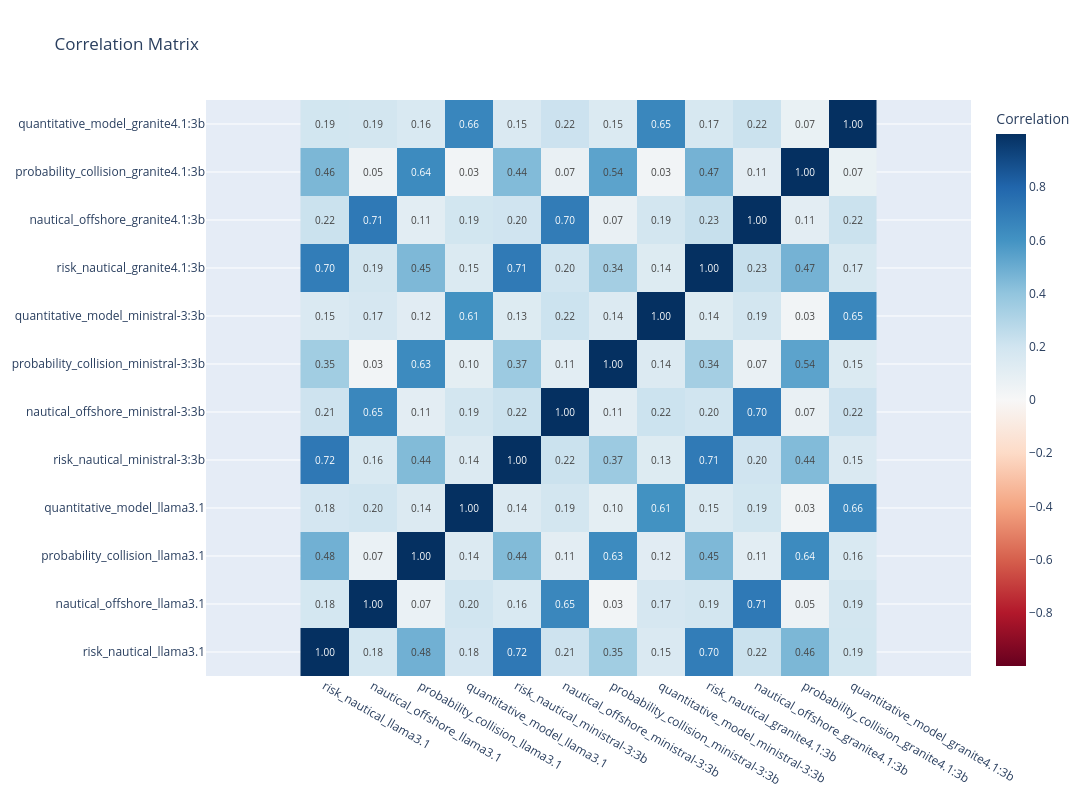

Notebook cell for this chart:
### Code cell
import plotly.graph_objects as go


def plot_correlation_matrix(corr_matrix, title="Correlation Matrix", zmid=0):
    """
    Plot a correlation matrix as a heatmap using Plotly.

    Parameters:
    - corr_matrix: pandas DataFrame or numpy array, the correlation matrix to plot
    - title: str, title of the plot (default: "Correlation Matrix")
    """
    # Create the figure
    fig = go.Figure(
        data=go.Heatmap(
            z=corr_matrix.values if hasattr(corr_matrix, "values") else corr_matrix,
            x=corr_matrix.columns
            if hasattr(corr_matrix, "columns")
            else np.arange(corr_matrix.shape[1]),
            y=corr_matrix.index
            if hasattr(corr_matrix, "index")
            else np.arange(corr_matrix.shape[0]),
            colorscale="RdBu",
            zmid=zmid,
            text=corr_matrix.values if hasattr(corr_matrix, "values") else corr_matrix,
            texttemplate="%{text:.2f}",
            textfont={"size": 10},
            colorbar=dict(title="Correlation"),
        )
    )

    # Update layout for better visualization
    fig.update_layout(
        title=title,
        xaxis=dict(side="bottom"),
        width=1200,
        height=800,
        autotypenumbers="convert types",
    )

    # Make the plot square and adjust margins
    fig.update_yaxes(scaleanchor="x")
    fig.update_layout(margin=dict(l=100, r=100, b=100, t=100))
    return fig


# Example usage:
# import pandas as pd

plot_correlation_matrix(coef_matrix)

### Figure 1 — Plotly figure (JSON) as saved in the notebook; plotly's stock layout.template omitted (floating-point values rounded to 4 significant figures; data arrays with more than 128 entries replaced by an {"elided": "..."} marker saying what was removed)
{"data": [{"colorbar": {"title": {"text": "Correlation"}}, "colorscale": [[0, "rgb(103,0,31)"], [0.1, "rgb(178,24,43)"], [0.2, "rgb(214,96,77)"], [0.3, "rgb(244,165,130)"], [0.4, "rgb(253,219,199)"], [0.5, "rgb(247,247,247)"], [0.6, "rgb(209,229,240)"], [0.7, "rgb(146,197,222)"], [0.8, "rgb(67,147,195)"], [0.9, "rgb(33,102,172)"], [1, "rgb(5,48,97)"]], "text": {"elided": "12x12 float values"}, "textfont": {"size": 10}, "texttemplate": "%{text:.2f}", "type": "heatmap", "x": ["risk_nautical_llama3.1", "nautical_offshore_llama3.1", "probability_collision_llama3.1", "quantitative_model_llama3.1", "risk_nautical_ministral-3:3b", "nautical_offshore_ministral-3:3b", "probability_collision_ministral-3:3b", "quantitative_model_ministral-3:3b", "risk_nautical_granite4.1:3b", "nautical_offshore_granite4.1:3b", "probability_collision_granite4.1:3b", "quantitative_model_granite4.1:3b"], "y": ["risk_nautical_llama3.1", "nautical_offshore_llama3.1", "probability_collision_llama3.1", "quantitative_model_llama3.1", "risk_nautical_ministral-3:3b", "nautical_offshore_ministral-3:3b", "probability_collision_ministral-3:3b", "quantitative_model_ministral-3:3b", "risk_nautical_granite4.1:3b", "nautical_offshore_granite4.1:3b", "probability_collision_granite4.1:3b", "quantitative_model_granite4.1:3b"], "z": {"elided": "12x12 float values"}, "zmid": 0}], "layout": {"autotypenumbers": "convert types", "height": 800, "margin": {"b": 100, "l": 100, "r": 100, "t": 100}, "title": {"text": "Correlation Matrix"}, "width": 1200, "xaxis": {"side": "bottom"}, "yaxis": {"scaleanchor": "x"}}}
